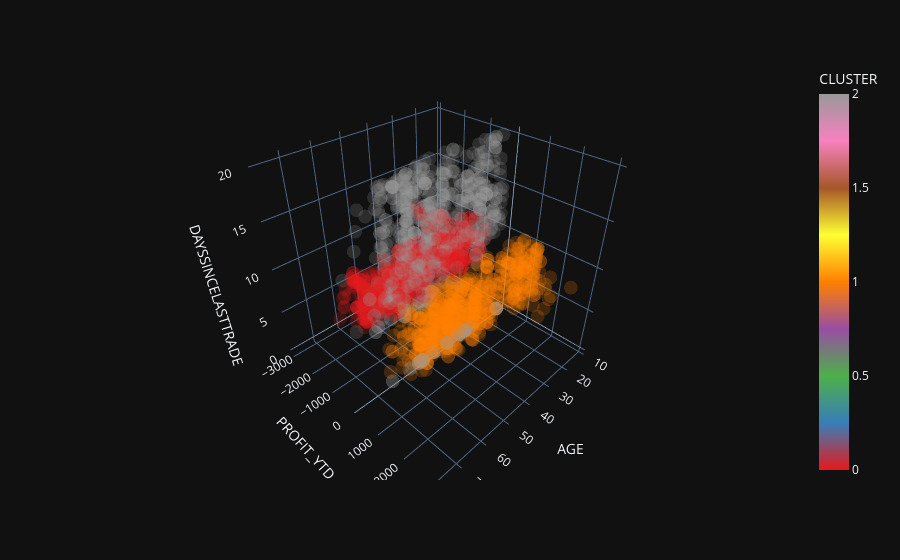

Write notebook code for a chart like this one.
### Markdown cell above
#### Using Plotly

If you experimented above, you may have noticed that our k-means clusers were heavily influenced by the PROFIT_YTD column.
Using Plotly to rotate the chart and look at it from other angles can help you see that.

### Code cell
X_df = df_churn.copy()
X_df['CLUSTER'] = predicted
plotly_scatter_3d(X_df, x_name, y_name, z_name, color='CLUSTER')

### Figure 1 — Plotly figure (JSON) as saved in the notebook; plotly's stock layout.template omitted (floating-point values rounded to 4 significant figures; data arrays with more than 128 entries replaced by an {"elided": "..."} marker saying what was removed)
{"data": [{"hovertemplate": "AGE=%{x}<br>PROFIT_YTD=%{y}<br>DAYSSINCELASTTRADE=%{z}<br>CLUSTER=%{marker.color}<extra></extra>", "legendgroup": "", "marker": {"color": {"elided": "2066 int values"}, "coloraxis": "coloraxis", "opacity": 0.2, "symbol": "circle"}, "mode": "markers", "name": "", "scene": "scene", "showlegend": false, "type": "scatter3d", "x": {"elided": "2066 int values"}, "y": {"elided": "2066 float values"}, "z": {"elided": "2066 int values"}}], "layout": {"coloraxis": {"colorbar": {"title": {"text": "CLUSTER"}}, "colorscale": [[0, "rgb(228,26,28)"], [0.125, "rgb(55,126,184)"], [0.25, "rgb(77,175,74)"], [0.375, "rgb(152,78,163)"], [0.5, "rgb(255,127,0)"], [0.625, "rgb(255,255,51)"], [0.75, "rgb(166,86,40)"], [0.875, "rgb(247,129,191)"], [1, "rgb(153,153,153)"]]}, "legend": {"tracegroupgap": 0}, "margin": {"t": 60}, "scene": {"domain": {"x": [0, 1], "y": [0, 1]}, "xaxis": {"title": {"text": "AGE"}}, "yaxis": {"title": {"text": "PROFIT_YTD"}}, "zaxis": {"title": {"text": "DAYSSINCELASTTRADE"}}}}}
